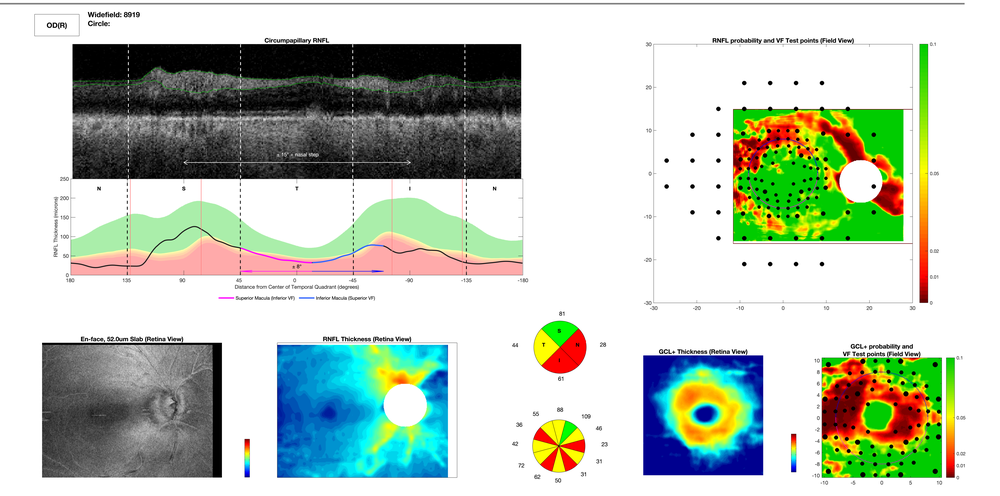
#> input picture AOIAugmentation/OCT_Image.png, 1000 x 496 px, shrunk from 5375 x 2668 before the run
$ python draw_grid.py
#> lines starting #> are read from the running program, lines starting #| are printed output that depends on the picture
from PIL import Image, ImageDraw

def draw_grids_on_image(image_path, n, m):
    # Load the image
#> called with image_path = 'OCT_Image.png', n = 50, m = 25
    img = Image.open(image_path)
#> img is the input picture: PIL image 1000x496 RGB; mean R, G, B 189.5, 200.7, 187.4

    # Get image dimensions
    width, height = img.size
#> width = 1000; height = 496

    # Calculate grid cell size
    cell_width = width // n
#> cell_width = 20
    cell_height = height // m
#> cell_height = 19

    # Create a drawing object
    draw = ImageDraw.Draw(img)

    # Draw vertical grid lines
    for x in range(0, width, cell_width):
        draw.line([(x, 0), (x, height)], fill=(0, 0, 0), width=1)

    # Draw horizontal grid lines
    for y in range(0, height, cell_height):
        draw.line([(0, y), (width, y)], fill=(0, 0, 0), width=1)

    # Save the modified image
    img.save("grid_image.png")
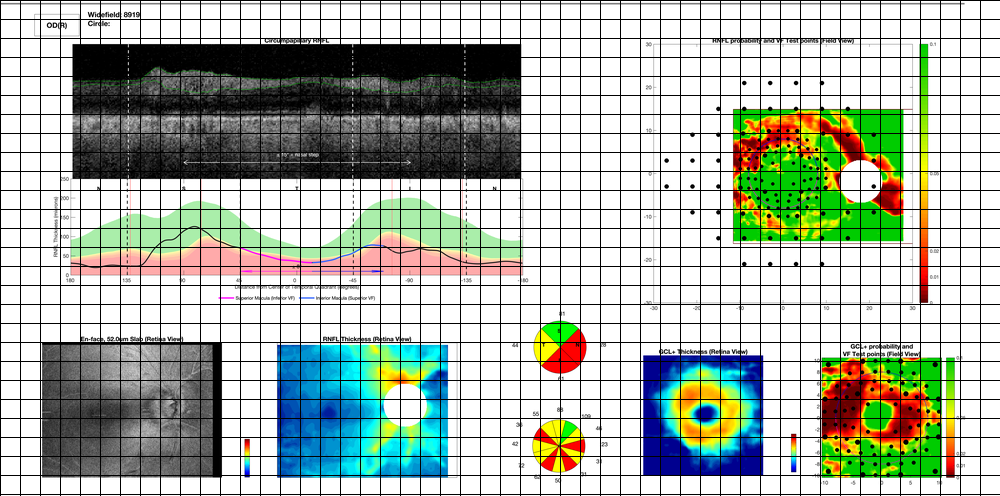
#> saved as grid_image.png: PIL image 1000x496 RGB; mean R, G, B 170.2, 180.3, 168.3

# Replace "path_to_image.png" with the actual path of your PNG image
# Replace n and m with your desired grid size
draw_grids_on_image("OCT_Image.png", n=50, m=25)
